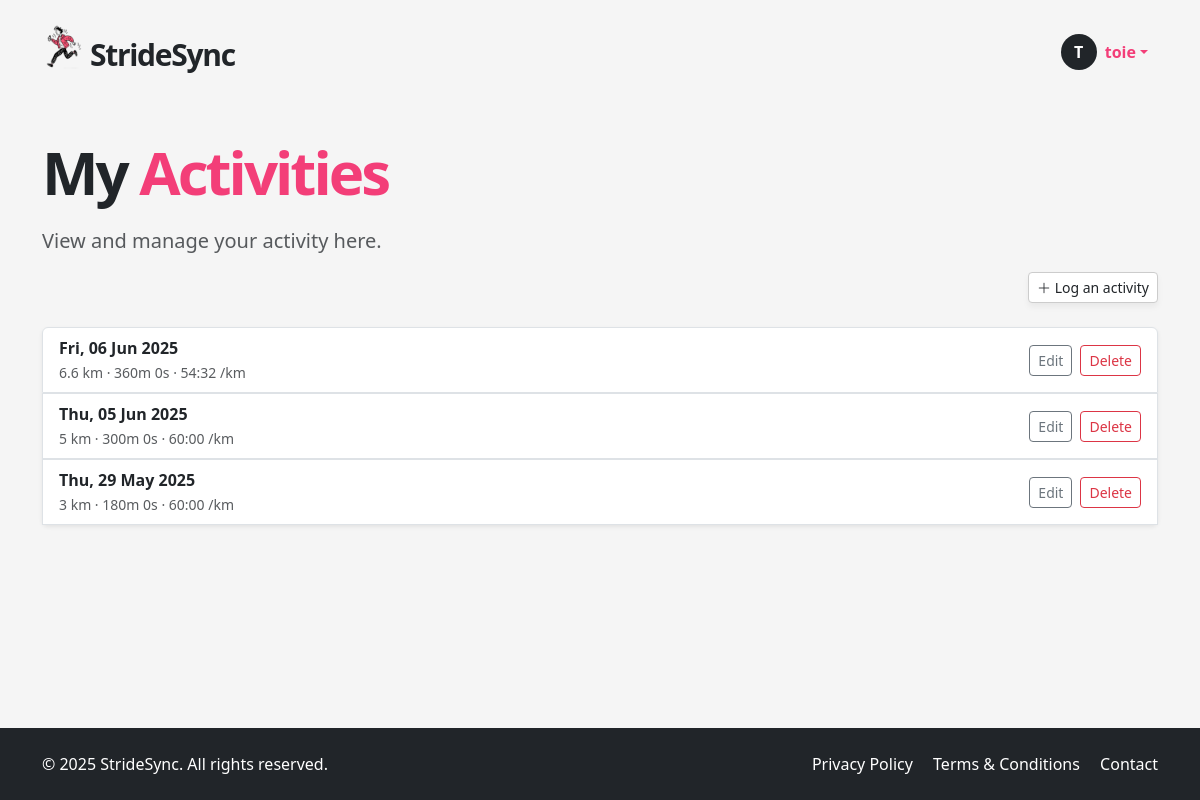
Before: /my-activities (signed in) with the older database file.
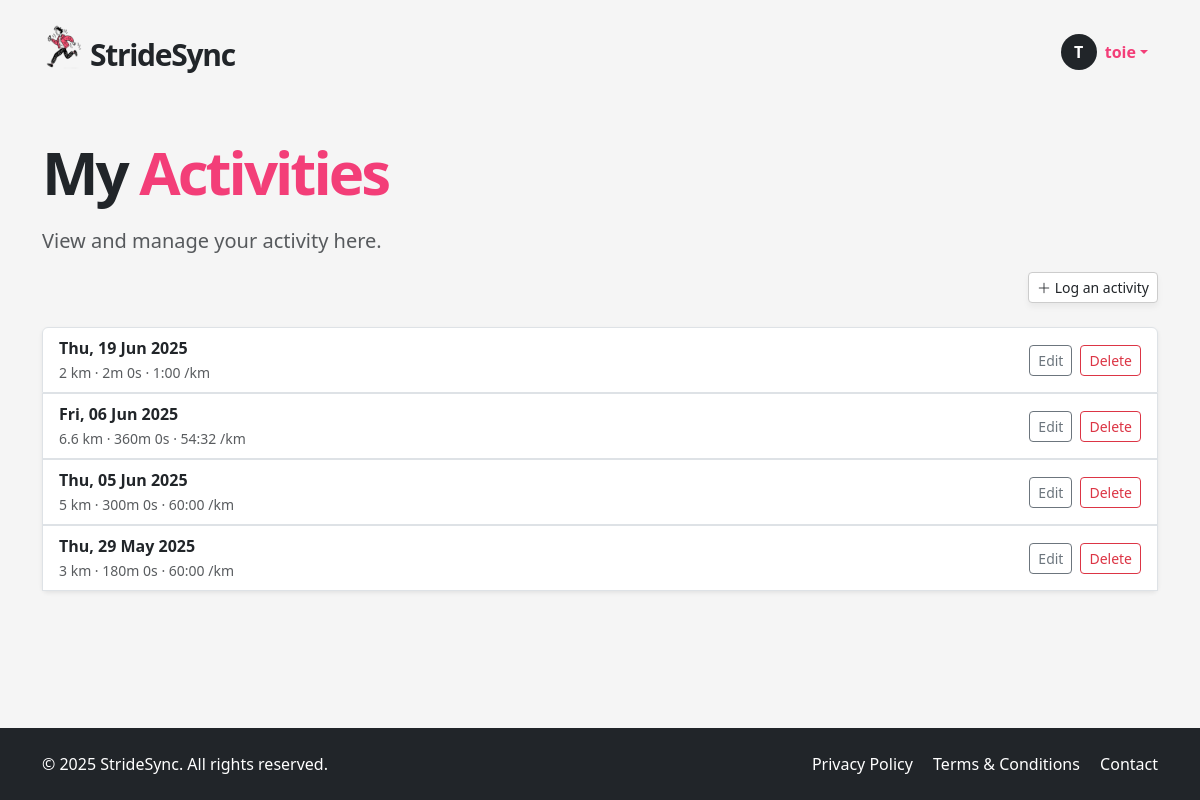
After: the same page with the newer database file.
### app/models.py (models this page shows, shortened)
class Run(db.Model):
    __tablename__ = "runs"
    id = sa.Column(sa.Integer, primary_key=True)
    date = sa.Column(sa.DateTime(timezone=True), index=True)
    distance = sa.Column(sa.Integer)  # meters
    time = sa.Column(sa.Integer)      # seconds (duration)
    pace = sa.Column(sa.Integer)      # seconds per km
    user_id = sa.Column(sa.Integer, sa.ForeignKey("users.id"), index=True)
    user = so.relationship("User", back_populates="runs")
    groups = so.relationship("Group", secondary=run_groups, back_populates="runs")

### app/routes.py (the view)
@app.route('/my-activities')
@login_required
def my_activities():
    runs = db.session.scalars(
        sa.select(Run).where(Run.user_id == current_user.id).order_by(Run.date.desc())
    ).all()
    form = LogActivityForm()
    form.groups.choices = [(g.id, g.name) for g in current_user.groups]
    edit_form = EditRunForm()
    edit_form.groups.choices = [(g.id, g.name) for g in current_user.groups]
    delete_form = DeleteRunForm()
    return render_template(
        "my_activities.html",
        runs=runs,
        form=form,
        edit_form=edit_form,
        delete_form=delete_form,
        user=current_user
    )

### app/models.py (called while the page is built)
@login.user_loader
def load_user(id):
    return db.session.get(User, int(id))

### app/templates/my_activities.html (shortened to what this page needs)
{% extends "base.html" %}
{% block content %}
<section class="py-5">
  <div class="container">
    <h1 class="display-4 fw-bold mb-4 hero-title">My <span>Activities</span></h1>
    <p class="lead text-muted ">View and manage your activity here.</p>
    <div class="mb-4 justify-content-end d-flex">
      <a href="#" class="btn btn-soft btn-sm" data-bs-toggle="modal" data-bs-target="#logActivityModal">
          <i class="bi bi-plus-lg"></i> Log an activity
        </a>
    </div>
    {% if runs %}
    <div class="list-group shadow-sm">
      {% for run in runs %}
        <div class="list-group-item d-flex justify-content-between align-items-center">
          <div>
            <strong>{{ run.date.strftime('%a, %d %b %Y') }}</strong><br>
            <small class="text-muted">
              {{ run.distance }} km · {{ run.time // 60 }}m {{ run.time % 60 }}s ·
              {{ "%d:%02d" % (run.pace // 60, run.pace % 60) }} /km
            </small>
          </div>
          <div class="d-flex gap-2">
            <button class="btn btn-sm btn-outline-secondary" data-bs-toggle="modal" data-bs-target="#editRunModal{{ run.id }}">Edit</button>
            <button class="btn btn-sm btn-outline-danger" data-bs-toggle="modal" data-bs-target="#deleteRunModal{{ run.id }}">Delete</button>
          </div>
        </div>
                    {% set selected_group_ids = run.groups | map(attribute='id') | list %}
      {% endfor %}
    </div>
    {% else %}
      <p class="text-muted">No runs logged yet. Start by adding a new one.</p>
    {% endif %}
  </div>
</section>
{% endblock %}

Changed rows visible on the page:
added Run: date "Thu, 19 Jun 2025", distance "2", time "2", run.time%60 "0", pace "1:00"
